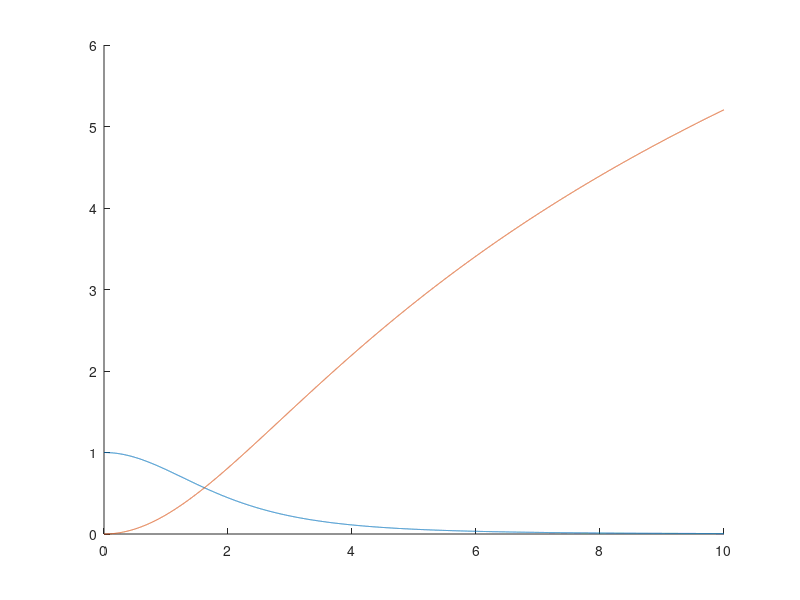
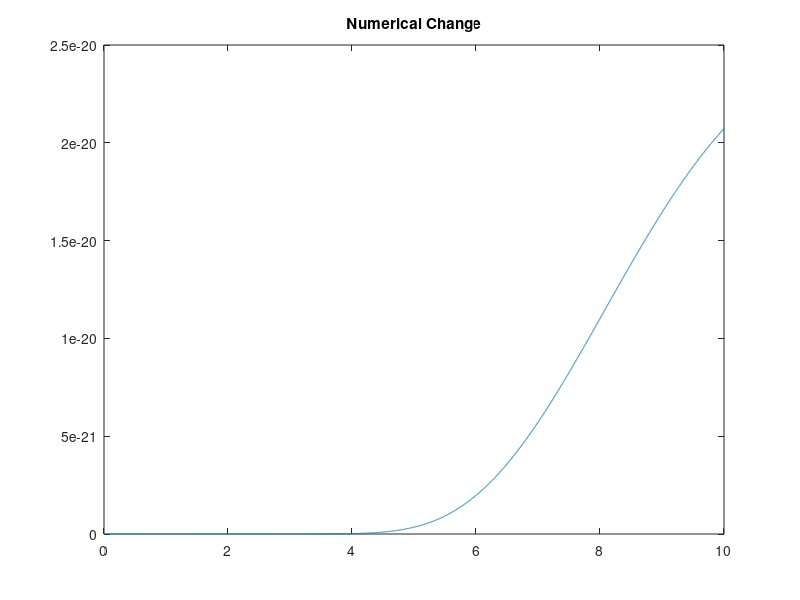

Recreate these plots in MATLAB, in order.
function RunMeFirst
	
	rMax = 10;
	%numPts = 1000000;
	
	h = 0.001;
	rinit = (0.00001:h:rMax)';
	
	%squeeze the domain
	%r = bilogis(rinit,10);
	r = rinit;
	rInv = 1./r;
	%p0Curr = exp(-1./10.*r.^2);
	
	
	%Pathological function
	%p0Curr = 10000000.*sin(1000.*r).*cos(300*r).*tan(40.*r);
	
	%Let's try the Weierstrass Function!
	as = bsxfun(@power,0.6,(1:200)');
	bs = bsxfun(@power,10,(1:200)');
	p0Curr = (sum(as.*cos(pi*bs*r')))';
	%How does this even converge? This is voodoo magic.
	
	
	%p0Curr(end) = 0;
	p0Last = zeros(size(p0Curr,1),1);
	phi0 = p0Last;
	
	%p0Curr = 1./(1 + r.^2./8).^2;
	%p0Last = zeros(size(p0Curr,1)+2,1);
	%phi0 = -log(p0Curr);
	
	%p0Comp = 1./(1 + r.^2./8).^2;
	%phi0Comp = -log(p0Comp);
	
	f1 = figure(1);
	clf
	hold on
	p1=plot(r,p0Curr);
	p2=plot(r,phi0);
	%p3=plot(r,p0Comp);
	%p4=plot(r,phi0Comp);
	%legend([p1,p2,p3,p4],'p0Curr','phi0','p0Comp','phi0Comp');
	%axis([0,20,0,1]);
	drawnow;
	
	difVec = (p0Last - p0Curr).^2;
	
	f2 = figure(2);
	p3 = plot(rinit,difVec);
	title('Numerical Change')
	drawnow;
	
	i = 0;
	
	d = eps+1;
	
	while(d > eps)
		
		%pause(1)
		
		p0Last = p0Curr;
		
		%Internal method
		phi0 = cumtrapz(r,rInv.*cumtrapz(r,r.*p0Curr));
		
		%Vectorized Trapezoidal
		%b1 = r.*p0Curr;
		%b2 = rInv.*cumsum((b1 + [diff(b1);b1(end)-b1(end-1)]./2).*h);
		%phi0 = cumsum((b2 + [diff(b2);b2(end)-b2(end-1)]./2).*h);
		
		%Naive Rectangular
		%phi0 = cumsum(rInv.*cumsum(r.*p0Curr.*h).*h);
		
		p0Curr = exp(-phi0);
		%rInv = rInv(1:end-2);
		%r = r(1:end-2);
		
		set(groot,'currentfigure',f1);
		%set(p1,'XData',r);
		set(p1,'YData',p0Curr);
		%set(p2,'XData',r);
		set(p2,'YData',phi0);
		drawnow;
		i = i +1;
		
		difVec = (p0Last - p0Curr).^2;
		set(groot,'currentfigure',f2);
		set(p3,'YData',difVec);
		drawnow;
		
		
		d = sum(difVec);
		%d = sum((p0Last(1:10:end) - p0Curr(1:10:end)).^2);
		disp(d)
		
	end
	disp(['Done in ' num2str(i) ' iterations.'])
	
	
end

